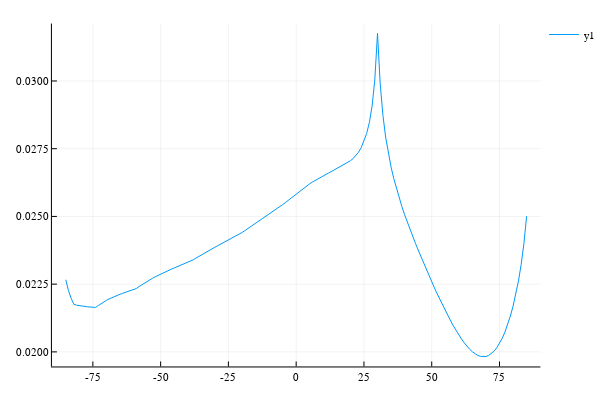

Here is the notebook cell this chart was saved with:
### Code cell
VZA=-85:1:85
plot(VZA, reflVIS)

### Figure 1 — Plotly figure (JSON) as saved in the notebook; plotly's stock layout.template omitted (floating-point values rounded to 4 significant figures; data arrays with more than 128 entries replaced by an {"elided": "..."} marker saying what was removed)
{"data": [{"colorbar": {"title": ""}, "legendgroup": "y1", "line": {"color": "rgba(0, 154, 250, 1.000)", "dash": "solid", "shape": "linear", "width": 1}, "mode": "lines", "name": "y1", "showlegend": true, "type": "scatter", "x": {"elided": "171 int values"}, "xaxis": "x1", "y": {"elided": "171 float values"}, "yaxis": "y1", "zmax": null, "zmin": null}], "layout": {"annotations": [], "height": 400, "legend": {"bgcolor": "rgba(255, 255, 255, 1.000)", "bordercolor": "rgba(0, 0, 0, 1.000)", "font": {"color": "rgba(0, 0, 0, 1.000)", "family": "sans-serif", "size": 11}, "tracegroupgap": 0, "x": 1, "y": 1}, "margin": {"b": 20, "l": 0, "r": 0, "t": 20}, "paper_bgcolor": "rgba(255, 255, 255, 1.000)", "plot_bgcolor": "rgba(255, 255, 255, 1.000)", "showlegend": true, "width": 600, "xaxis": {"anchor": "y1", "domain": [0.09545, 0.9934], "gridcolor": "rgba(0, 0, 0, 0.100)", "gridwidth": 0.5, "linecolor": "rgba(0, 0, 0, 1.000)", "mirror": false, "range": [-90.1, 90.1], "showgrid": true, "showline": true, "showticklabels": true, "tickangle": 0, "tickcolor": "rgb(0, 0, 0)", "tickfont": {"color": "rgba(0, 0, 0, 1.000)", "family": "sans-serif", "size": 11}, "tickmode": "array", "ticks": "inside", "ticktext": ["-75", "-50", "-25", "0", "25", "50", "75"], "tickvals": [-75, -50, -25, 0, 25, 50, 75], "title": "", "titlefont": {"color": "rgba(0, 0, 0, 1.000)", "family": "sans-serif", "size": 15}, "type": "-", "visible": true, "zeroline": false, "zerolinecolor": "rgba(0, 0, 0, 1.000)"}, "yaxis": {"anchor": "x1", "domain": [0.03762, 0.9902], "gridcolor": "rgba(0, 0, 0, 0.100)", "gridwidth": 0.5, "linecolor": "rgba(0, 0, 0, 1.000)", "mirror": false, "range": [0.01946, 0.03212], "showgrid": true, "showline": true, "showticklabels": true, "tickangle": 0, "tickcolor": "rgb(0, 0, 0)", "tickfont": {"color": "rgba(0, 0, 0, 1.000)", "family": "sans-serif", "size": 11}, "tickmode": "array", "ticks": "inside", "ticktext": ["0.0200", "0.0225", "0.0250", "0.0275", "0.0300"], "tickvals": [0.02, 0.0225, 0.025, 0.0275, 0.03], "title": "", "titlefont": {"color": "rgba(0, 0, 0, 1.000)", "family": "sans-serif", "size": 15}, "type": "-", "visible": true, "zeroline": false, "zerolinecolor": "rgba(0, 0, 0, 1.000)"}}}
